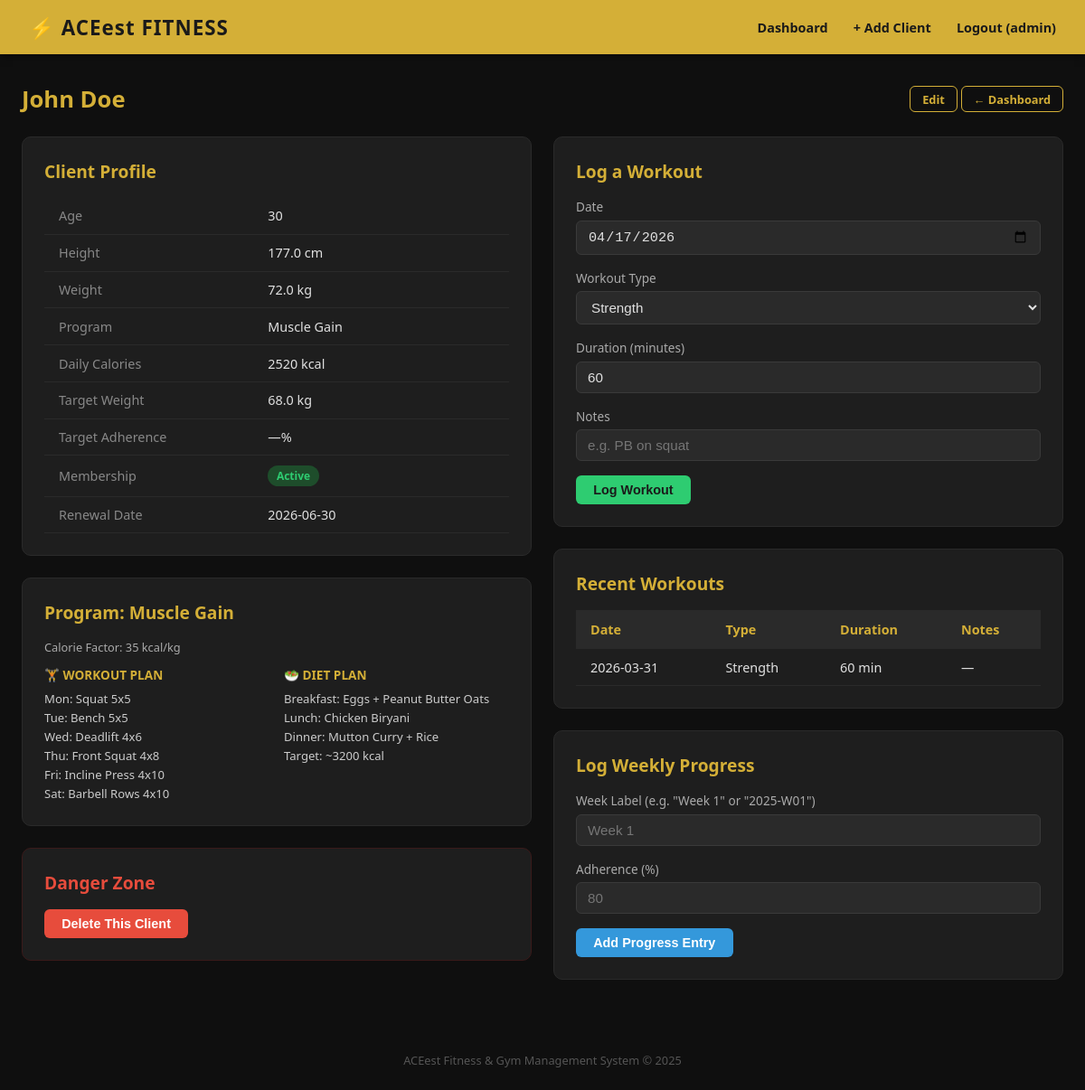
The page /clients/John Doe (signed in) on the database its author committed.
### tables this page shows
CREATE TABLE clients (
            id                INTEGER PRIMARY KEY AUTOINCREMENT,
            name              TEXT UNIQUE NOT NULL,
            age               INTEGER,
            height            REAL,
            weight            REAL,
            program           TEXT,
            calories          INTEGER,
            target_weight     REAL,
            target_adherence  INTEGER,
            membership_status TEXT DEFAULT 'Active',
            membership_end    TEXT
        );

CREATE TABLE workouts (
            id           INTEGER PRIMARY KEY AUTOINCREMENT,
            client_name  TEXT NOT NULL,
            date         TEXT NOT NULL,
            workout_type TEXT,
            duration_min INTEGER,
            notes        TEXT
        );

### app.py (the view)
@app.route("/clients/<name>")
@login_required
def client_detail(name):
    db = get_db()
    client = db.execute("SELECT * FROM clients WHERE name = ?", (name,)).fetchone()
    if not client:
        flash(f"Client '{name}' not found.", "danger")
        return redirect(url_for("dashboard"))
    workouts = db.execute(
        "SELECT * FROM workouts WHERE client_name = ? ORDER BY date DESC LIMIT 10",
        (name,)
    ).fetchall()
    progress = db.execute(
        "SELECT week, adherence FROM progress WHERE client_name = ? ORDER BY id",
        (name,)
    ).fetchall()
    program_info = PROGRAMS.get(client["program"], None)
    return render_template(
        "client_detail.html",
        client=client,
        workouts=workouts,
        progress=progress,
        program_info=program_info,
        workout_types=WORKOUT_TYPES,
        today=date.today().isoformat()
    )

### app.py (called while the page is built)
def get_db():
    if DB_NAME == ":memory:":
        if not hasattr(app, "_test_db"):
            conn = sqlite3.connect(DB_NAME, check_same_thread=False)
            conn.row_factory = sqlite3.Row
            app._test_db = conn
        return app._test_db
    if "db" not in g:
        g.db = sqlite3.connect(DB_NAME)
        g.db.row_factory = sqlite3.Row
    return g.db

def login_required(f):
    @wraps(f)
    def decorated(*args, **kwargs):
        if "username" not in session:
            flash("Please log in first.", "warning")
            return redirect(url_for("login"))
        return f(*args, **kwargs)
    return decorated

### templates/client_detail.html (shortened to what this page needs)
{% extends "base.html" %}
{% block content %}
<div class="page-header">
  <h1>{{ client.name }}</h1>
  <div>
    <a href="{{ url_for('edit_client', name=client.name) }}" class="btn btn-outline btn-sm">Edit</a>
    <a href="{{ url_for('dashboard') }}" class="btn btn-outline btn-sm">← Dashboard</a>
  </div>
</div>
<div class="grid-2">
  <div>
    <div class="card">
      <h2>Client Profile</h2>
      <table>
        <tr><td style="color:#888; width:45%;">Age</td>         <td>{{ client.age or '—' }}</td></tr>
        <tr><td style="color:#888;">Height</td>                  <td>{{ client.height or '—' }} cm</td></tr>
        <tr><td style="color:#888;">Weight</td>                  <td>{{ client.weight or '—' }} kg</td></tr>
        <tr><td style="color:#888;">Program</td>                 <td>{{ client.program or '—' }}</td></tr>
        <tr><td style="color:#888;">Daily Calories</td>          <td>{{ client.calories or '—' }} kcal</td></tr>
        <tr><td style="color:#888;">Target Weight</td>           <td>{{ client.target_weight or '—' }} kg</td></tr>
        <tr><td style="color:#888;">Target Adherence</td>        <td>{{ client.target_adherence or '—' }}%</td></tr>
        <tr><td style="color:#888;">Membership</td>
          <td>
            {% if client.membership_status == 'Active' %}
              <span class="badge badge-green">Active</span>
            {% else %}
              <span class="badge badge-red">{{ client.membership_status or '—' }}</span>
            {% endif %}
          </td>
        </tr>
        <tr><td style="color:#888;">Renewal Date</td>            <td>{{ client.membership_end or '—' }}</td></tr>
      </table>
    </div>
    {% if program_info %}
    <div class="card">
      <h2>Program: {{ client.program }}</h2>
      <p style="font-size:0.8rem; color:#aaa; margin-bottom:0.5rem;">
        Calorie Factor: {{ program_info.factor }} kcal/kg
      </p>
      <div style="display:grid; grid-template-columns:1fr 1fr; gap:1rem; margin-top:0.75rem;">
        <div>
          <p style="color:#d4af37; font-size:0.85rem; font-weight:700; margin-bottom:0.4rem;">🏋️ WORKOUT PLAN</p>
          <p style="white-space:pre-line; font-size:0.82rem; color:#ccc; line-height:1.6;">{{ program_info.workout }}</p>
        </div>
        <div>
          <p style="color:#d4af37; font-size:0.85rem; font-weight:700; margin-bottom:0.4rem;">🥗 DIET PLAN</p>
          <p style="white-space:pre-line; font-size:0.82rem; color:#ccc; line-height:1.6;">{{ program_info.diet }}</p>
        </div>
      </div>
    </div>
    {% endif %}
    <div class="card" style="border-color:#3a1a1a;">
      <h2 style="color:#e74c3c;">Danger Zone</h2>
      <form method="POST" action="{{ url_for('delete_client', name=client.name) }}"
            onsubmit="return confirm('Delete {{ client.name }} permanently?');">
        <button type="submit" class="btn btn-red">Delete This Client</button>
      </form>
    </div>
  </div>
  <div>
    <div class="card">
      <h2>Log a Workout</h2>
      <form method="POST" action="{{ url_for('add_workout', name=client.name) }}">
        <div class="form-group">
          <label>Date</label>
          <input name="workout_date" type="date" class="form-control" value="{{ today }}"/>
        </div>
        <div class="form-group">
          <label>Workout Type</label>
          <select name="workout_type" class="form-control">
            {% for wt in workout_types %}
            <option value="{{ wt }}">{{ wt }}</option>
            {% endfor %}
          </select>
        </div>
        <div class="form-group">
          <label>Duration (minutes)</label>
          <input name="duration_min" type="number" class="form-control" value="60" min="1"/>
        </div>
        <div class="form-group">
          <label>Notes</label>
          <input name="notes" type="text" class="form-control" placeholder="e.g. PB on squat"/>
        </div>
        <button type="submit" class="btn btn-green">Log Workout</button>
      </form>
    </div>
    <div class="card">
      <h2>Recent Workouts</h2>
      {% if workouts %}
      <table>
        <thead><tr><th>Date</th><th>Type</th><th>Duration</th><th>Notes</th></tr></thead>
        <tbody>
          {% for w in workouts %}
          <tr>
            <td>{{ w.date }}</td>
            <td>{{ w.workout_type or '—' }}</td>
            <td>{{ w.duration_min }} min</td>
            <td>{{ w.notes or '—' }}</td>
          </tr>
          {% endfor %}
        </tbody>
      </table>
      {% else %}
      <p style="color:#666; padding:1rem 0;">No workouts logged yet.</p>
      {% endif %}
    </div>
    <div class="card">
      <h2>Log Weekly Progress</h2>
      <form method="POST" action="{{ url_for('add_progress', name=client.name) }}">
        <div class="form-group">
          <label>Week Label (e.g. "Week 1" or "2025-W01")</label>
          <input name="week" type="text" class="form-control" placeholder="Week 1" required/>
        </div>
        <div class="form-group">
          <label>Adherence (%)</label>
          <input name="adherence" type="number" class="form-control" min="0" max="100" placeholder="80"/>
        </div>
        <button type="submit" class="btn btn-blue">Add Progress Entry</button>
      </form>
    </div>
  </div>
</div>
{% endblock %}

### templates/base.html (shortened to what this page needs)
<!DOCTYPE html>
<html lang="en">
<head>
</head>
<body>
  {% if session.username %}
  <nav>
    <span class="brand">⚡ ACEest FITNESS</span>
    <div class="nav-links">
      <a href="{{ url_for('dashboard') }}">Dashboard</a>
      <a href="{{ url_for('add_client') }}">+ Add Client</a>
      <a href="{{ url_for('logout') }}">Logout ({{ session.username }})</a>
    </div>
  </nav>
  {% endif %}
  <div class="container">
    {% block content %}{% endblock %}
  </div>
  <footer>ACEest Fitness &amp; Gym Management System &copy; 2025</footer>
</body>
</html>

### templates/base.html (style rules this page uses)
*, *::before, *::after { box-sizing: border-box; margin: 0; padding: 0; }
body { font-family: 'Segoe UI', Arial, sans-serif; background: #0f0f0f; color: #e0e0e0; min-height: 100vh; }
nav { background: #d4af37; padding: 0 2rem; display: flex; align-items: center; justify-content: space-between; height: 60px; box-shadow: 0 2px 8px rgba(0,0,0,0.5); }
nav .brand { font-size: 1.4rem; font-weight: 700; color: #1a1a1a; letter-spacing: 1px; }
nav .nav-links a { color: #1a1a1a; text-decoration: none; margin-left: 1.5rem; font-weight: 600; font-size: 0.9rem; }
.container { max-width: 1200px; margin: 2rem auto; padding: 0 1.5rem; }
.card { background: #1e1e1e; border-radius: 10px; padding: 1.5rem; margin-bottom: 1.5rem; border: 1px solid #2a2a2a; }
.card h2 { color: #d4af37; margin-bottom: 1rem; font-size: 1.2rem; }
.form-group { margin-bottom: 1rem; }
.form-group label { display: block; margin-bottom: 0.35rem; font-size: 0.85rem; color: #aaa; }
.form-control { width: 100%; padding: 0.5rem 0.75rem; background: #2a2a2a; color: #e0e0e0; border: 1px solid #3a3a3a; border-radius: 6px; font-size: 0.95rem; }
select.form-control option { background: #2a2a2a; }
.btn { display: inline-block; padding: 0.5rem 1.2rem; border: none; border-radius: 6px; cursor: pointer; font-size: 0.9rem; font-weight: 600; text-decoration: none; transition: opacity .2s; }
.btn-red { background: #e74c3c; color: #fff; }
.btn-green { background: #2ecc71; color: #1a1a1a; }
.btn-blue { background: #3498db; color: #fff; }
.btn-outline { background: transparent; border: 1px solid #d4af37; color: #d4af37; }
.btn-sm { padding: 0.3rem 0.8rem; font-size: 0.8rem; }
table { width: 100%; border-collapse: collapse; font-size: 0.9rem; }
th { background: #2a2a2a; color: #d4af37; padding: 0.75rem 1rem; text-align: left; }
td { padding: 0.65rem 1rem; border-bottom: 1px solid #2a2a2a; }
.badge { display: inline-block; padding: 0.2rem 0.6rem; border-radius: 999px; font-size: 0.75rem; font-weight: 600; }
.badge-green { background: #1e4d2b; color: #2ecc71; }
.grid-2 { display: grid; grid-template-columns: 1fr 1fr; gap: 1.5rem; }
footer { text-align: center; padding: 1.5rem; color: #555; font-size: 0.8rem; }
.page-header { display: flex; align-items: center; justify-content: space-between; margin-bottom: 1.5rem; }
.page-header h1 { font-size: 1.6rem; color: #d4af37; }

### rows shown on the page
clients: name "John Doe", age "30", height "177.0", weight "72.0", program "Muscle Gain", calories "2520", target_weight "68.0", membership_end "2026-06-30"
workouts: date "2026-03-31", workout_type "Strength", duration_min "60", notes "—"

### other values the page prints
{{ session.username }} "admin"
{{ client.target_adherence or '—' }} "—"
{{ program_info.factor }} "35"
{{ program_info.workout }} "Mon: Squat 5x5 Tue: Bench 5x5 Wed: Deadlift 4x6 Thu: Front Squat 4x8 Fri: Incline Press 4x10 Sat: Barbell Rows 4x10"
{{ program_info.diet }} "Breakfast: Eggs + Peanut Butter Oats Lunch: Chicken Biryani Dinner: Mutton Curry + Rice Target: ~3200 kcal"
form field workout_type "Strength"
